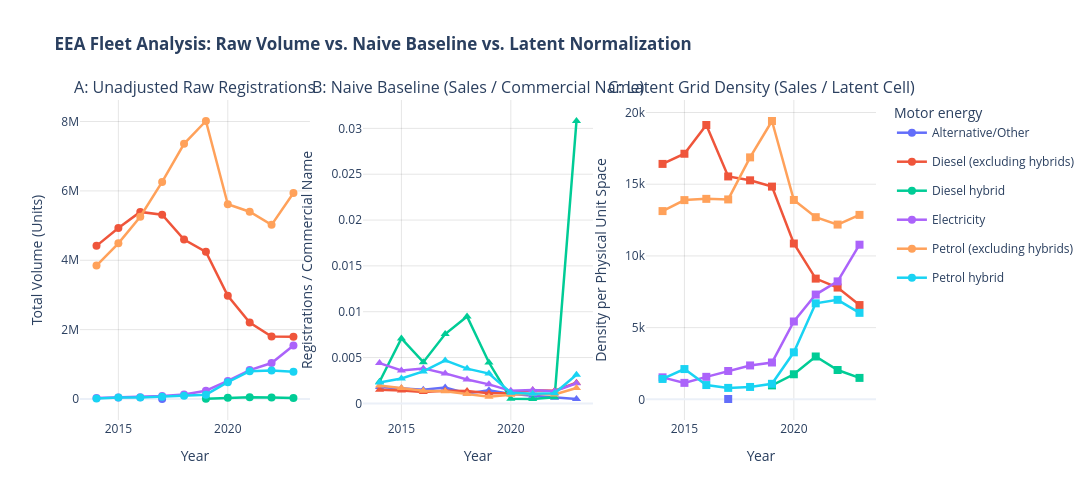

The code cell stored with this chart in its notebook:
### Code cell
import plotly.graph_objects as go
from plotly.subplots import make_subplots
import plotly.express as px

norm_summary = norm_summary.sort_values(["Motor energy", "TIME_PERIOD"])
baseline_summary = baseline_summary.toPandas().sort_values(["Motor energy", "TIME_PERIOD"])

all_powertrains = sorted(list(
    set(norm_summary["Motor energy"].unique()).union(set(baseline_summary["Motor energy"].unique()))
))
colors = px.colors.qualitative.Plotly
color_map = {ptype: colors[i % len(colors)] for i, ptype in enumerate(all_powertrains)}

fig = make_subplots(
    rows=1, cols=3,
    subplot_titles=(
        "A: Unadjusted Raw Registrations",
        "B: Naive Baseline (Sales / Commercial Name)",
        "C: Latent Grid Density (Sales / Latent Cell)"
    ),
    shared_xaxes=True
)

for ptype in all_powertrains:
    df_norm = norm_summary[norm_summary["Motor energy"] == ptype]
    df_base = baseline_summary[baseline_summary["Motor energy"] == ptype]
    
    if not df_norm.empty:
        fig.add_trace(
            go.Scatter(
                x=df_norm["TIME_PERIOD"],
                y=df_norm["total_raw_registrations"],
                mode="lines+markers",
                name=ptype,
                legendgroup=ptype,
                showlegend=True,
                line=dict(color=color_map[ptype], width=2.5),
                marker=dict(symbol="circle", size=8),
                connectgaps=True
            ),
            row=1, col=1
        )
    
    if not df_base.empty:
        fig.add_trace(
            go.Scatter(
                x=df_base["TIME_PERIOD"],
                y=df_base["baseline_normalized_registrations"],
                mode="lines+markers",
                name=ptype,
                legendgroup=ptype,
                showlegend=False,
                line=dict(color=color_map[ptype], width=2.5),
                marker=dict(symbol="triangle-up", size=8),
                connectgaps=True
            ),
            row=1, col=2
        )
    
    if not df_norm.empty:
        fig.add_trace(
            go.Scatter(
                x=df_norm["TIME_PERIOD"],
                y=df_norm["normalized_registrations"],
                mode="lines+markers",
                name=ptype,
                legendgroup=ptype,
                showlegend=False,
                line=dict(color=color_map[ptype], width=2.5),
                marker=dict(symbol="square", size=8),
                connectgaps=True
            ),
            row=1, col=3
        )

fig.update_xaxes(title_text="Year", gridcolor="rgba(0,0,0,0.1)")
fig.update_yaxes(title_text="Total Volume (Units)", row=1, col=1, gridcolor="rgba(0,0,0,0.1)")
fig.update_yaxes(title_text="Registrations / Commercial Name", row=1, col=2, gridcolor="rgba(0,0,0,0.1)")
fig.update_yaxes(title_text="Density per Physical Unit Space", row=1, col=3, gridcolor="rgba(0,0,0,0.1)")

fig.update_layout(
    title_text="<b>EEA Fleet Analysis: Raw Volume vs. Naive Baseline vs. Latent Normalization</b>",
    template="plotly_white",
    height=500,
    width=1350,
    legend_title_text="Motor energy",
    hovermode="x unified"
)

fig.show()

### Figure 1 — Plotly figure (JSON) as saved in the notebook; plotly's stock layout.template omitted (floating-point values rounded to 4 significant figures)
{"data": [{"connectgaps": true, "legendgroup": "Alternative/Other", "line": {"color": "#636EFA", "width": 2.5}, "marker": {"size": 8, "symbol": "circle"}, "mode": "lines+markers", "name": "Alternative/Other", "showlegend": true, "type": "scatter", "x": [2017], "xaxis": "x", "y": [48], "yaxis": "y"}, {"connectgaps": true, "legendgroup": "Alternative/Other", "line": {"color": "#636EFA", "width": 2.5}, "marker": {"size": 8, "symbol": "triangle-up"}, "mode": "lines+markers", "name": "Alternative/Other", "showlegend": false, "type": "scatter", "x": [2014, 2015, 2016, 2017, 2018, 2019, 2020, 2021, 2022, 2023], "xaxis": "x2", "y": [0.001799, 0.001648, 0.001495, 0.001732, 0.001091, 0.001432, 0.001037, 0.0008216, 0.0006199, 0.0004779], "yaxis": "y2"}, {"connectgaps": true, "legendgroup": "Alternative/Other", "line": {"color": "#636EFA", "width": 2.5}, "marker": {"size": 8, "symbol": "square"}, "mode": "lines+markers", "name": "Alternative/Other", "showlegend": false, "type": "scatter", "x": [2017], "xaxis": "x3", "y": [24.0], "yaxis": "y3"}, {"connectgaps": true, "legendgroup": "Diesel (excluding hybrids)", "line": {"color": "#EF553B", "width": 2.5}, "marker": {"size": 8, "symbol": "circle"}, "mode": "lines+markers", "name": "Diesel (excluding hybrids)", "showlegend": true, "type": "scatter", "x": [2014, 2015, 2016, 2017, 2018, 2019, 2020, 2021, 2022, 2023], "xaxis": "x", "y": [4415840, 4931795, 5394506, 5315575, 4596878, 4242543, 2977226, 2205372, 1800568, 1794821], "yaxis": "y"}, {"connectgaps": true, "legendgroup": "Diesel (excluding hybrids)", "line": {"color": "#EF553B", "width": 2.5}, "marker": {"size": 8, "symbol": "triangle-up"}, "mode": "lines+markers", "name": "Diesel (excluding hybrids)", "showlegend": false, "type": "scatter", "x": [2014, 2015, 2016, 2017, 2018, 2019, 2020, 2021, 2022, 2023], "xaxis": "x2", "y": [0.001489, 0.001416, 0.001231, 0.001369, 0.001356, 0.001095, 0.00113, 0.001428, 0.001377, 0.002257], "yaxis": "y2"}, {"connectgaps": true, "legendgroup": "Diesel (excluding hybrids)", "line": {"color": "#EF553B", "width": 2.5}, "marker": {"size": 8, "symbol": "square"}, "mode": "lines+markers", "name": "Diesel (excluding hybrids)", "showlegend": false, "type": "scatter", "x": [2014, 2015, 2016, 2017, 2018, 2019, 2020, 2021, 2022, 2023], "xaxis": "x3", "y": [16420.0, 17120.0, 19130.0, 15540.0, 15270.0, 14830.0, 10870.0, 8417.0, 7795.0, 6574.0], "yaxis": "y3"}, {"connectgaps": true, "legendgroup": "Diesel hybrid", "line": {"color": "#00CC96", "width": 2.5}, "marker": {"size": 8, "symbol": "circle"}, "mode": "lines+markers", "name": "Diesel hybrid", "showlegend": true, "type": "scatter", "x": [2019, 2020, 2021, 2022, 2023], "xaxis": "x", "y": [10698, 38465, 53783, 40920, 26912], "yaxis": "y"}, {"connectgaps": true, "legendgroup": "Diesel hybrid", "line": {"color": "#00CC96", "width": 2.5}, "marker": {"size": 8, "symbol": "triangle-up"}, "mode": "lines+markers", "name": "Diesel hybrid", "showlegend": false, "type": "scatter", "x": [2014, 2015, 2016, 2017, 2018, 2019, 2020, 2021, 2022, 2023], "xaxis": "x2", "y": [0.002356, 0.007076, 0.004494, 0.007568, 0.009486, 0.004456, 0.0005176, 0.0004821, 0.0006569, 0.03081], "yaxis": "y2"}, {"connectgaps": true, "legendgroup": "Diesel hybrid", "line": {"color": "#00CC96", "width": 2.5}, "marker": {"size": 8, "symbol": "square"}, "mode": "lines+markers", "name": "Diesel hybrid", "showlegend": false, "type": "scatter", "x": [2019, 2020, 2021, 2022, 2023], "xaxis": "x3", "y": [972.5, 1748.0, 2988.0, 2046.0, 1495.0], "yaxis": "y3"}, {"connectgaps": true, "legendgroup": "Electricity", "line": {"color": "#AB63FA", "width": 2.5}, "marker": {"size": 8, "symbol": "circle"}, "mode": "lines+markers", "name": "Electricity", "showlegend": true, "type": "scatter", "x": [2014, 2015, 2016, 2017, 2018, 2019, 2020, 2021, 2022, 2023], "xaxis": "x", "y": [30680, 45951, 53380, 83082, 132379, 238923, 521165, 832917, 1036295, 1541898], "yaxis": "y"}, {"connectgaps": true, "legendgroup": "Electricity", "line": {"color": "#AB63FA", "width": 2.5}, "marker": {"size": 8, "symbol": "triangle-up"}, "mode": "lines+markers", "name": "Electricity", "showlegend": false, "type": "scatter", "x": [2014, 2015, 2016, 2017, 2018, 2019, 2020, 2021, 2022, 2023], "xaxis": "x2", "y": [0.004393, 0.003588, 0.003817, 0.003269, 0.002598, 0.002074, 0.001368, 0.001461, 0.001337, 0.002195], "yaxis": "y2"}, {"connectgaps": true, "legendgroup": "Electricity", "line": {"color": "#AB63FA", "width": 2.5}, "marker": {"size": 8, "symbol": "square"}, "mode": "lines+markers", "name": "Electricity", "showlegend": false, "type": "scatter", "x": [2014, 2015, 2016, 2017, 2018, 2019, 2020, 2021, 2022, 2023], "xaxis": "x3", "y": [1534.0, 1149.0, 1570.0, 1978.0, 2364.0, 2569.0, 5429.0, 7306.0, 8225.0, 10780.0], "yaxis": "y3"}, {"connectgaps": true, "legendgroup": "Petrol (excluding hybrids)", "line": {"color": "#FFA15A", "width": 2.5}, "marker": {"size": 8, "symbol": "circle"}, "mode": "lines+markers", "name": "Petrol (excluding hybrids)", "showlegend": true, "type": "scatter", "x": [2014, 2015, 2016, 2017, 2018, 2019, 2020, 2021, 2022, 2023], "xaxis": "x", "y": [3846113, 4487322, 5256044, 6258941, 7356032, 8015524, 5616702, 5398573, 5020825, 5941980], "yaxis": "y"}, {"connectgaps": true, "legendgroup": "Petrol (excluding hybrids)", "line": {"color": "#FFA15A", "width": 2.5}, "marker": {"size": 8, "symbol": "triangle-up"}, "mode": "lines+markers", "name": "Petrol (excluding hybrids)", "showlegend": false, "type": "scatter", "x": [2014, 2015, 2016, 2017, 2018, 2019, 2020, 2021, 2022, 2023], "xaxis": "x2", "y": [0.001962, 0.001673, 0.001371, 0.001314, 0.001017, 0.0007208, 0.0009284, 0.00104, 0.0009661, 0.001679], "yaxis": "y2"}, {"connectgaps": true, "legendgroup": "Petrol (excluding hybrids)", "line": {"color": "#FFA15A", "width": 2.5}, "marker": {"size": 8, "symbol": "square"}, "mode": "lines+markers", "name": "Petrol (excluding hybrids)", "showlegend": false, "type": "scatter", "x": [2014, 2015, 2016, 2017, 2018, 2019, 2020, 2021, 2022, 2023], "xaxis": "x3", "y": [13130.0, 13890.0, 13980.0, 13940.0, 16870.0, 19410.0, 13900.0, 12700.0, 12190.0, 12860.0], "yaxis": "y3"}, {"connectgaps": true, "legendgroup": "Petrol hybrid", "line": {"color": "#19D3F3", "width": 2.5}, "marker": {"size": 8, "symbol": "circle"}, "mode": "lines+markers", "name": "Petrol hybrid", "showlegend": true, "type": "scatter", "x": [2014, 2015, 2016, 2017, 2018, 2019, 2020, 2021, 2022, 2023], "xaxis": "x", "y": [17067, 44341, 39857, 61422, 92437, 124562, 485148, 803302, 818975, 784118], "yaxis": "y"}, {"connectgaps": true, "legendgroup": "Petrol hybrid", "line": {"color": "#19D3F3", "width": 2.5}, "marker": {"size": 8, "symbol": "triangle-up"}, "mode": "lines+markers", "name": "Petrol hybrid", "showlegend": false, "type": "scatter", "x": [2014, 2015, 2016, 2017, 2018, 2019, 2020, 2021, 2022, 2023], "xaxis": "x2", "y": [0.002284, 0.002716, 0.003487, 0.004691, 0.003793, 0.003254, 0.001171, 0.001057, 0.001102, 0.003131], "yaxis": "y2"}, {"connectgaps": true, "legendgroup": "Petrol hybrid", "line": {"color": "#19D3F3", "width": 2.5}, "marker": {"size": 8, "symbol": "square"}, "mode": "lines+markers", "name": "Petrol hybrid", "showlegend": false, "type": "scatter", "x": [2014, 2015, 2016, 2017, 2018, 2019, 2020, 2021, 2022, 2023], "xaxis": "x3", "y": [1422.0, 2111.0, 996.4, 797.7, 863.9, 1083.0, 3278.0, 6694.0, 6940.0, 6032.0], "yaxis": "y3"}], "layout": {"annotations": [{"font": {"size": 16}, "showarrow": false, "text": "A: Unadjusted Raw Registrations", "x": 0.1444, "xanchor": "center", "xref": "paper", "y": 1, "yanchor": "bottom", "yref": "paper"}, {"font": {"size": 16}, "showarrow": false, "text": "B: Naive Baseline (Sales / Commercial Name)", "x": 0.5, "xanchor": "center", "xref": "paper", "y": 1, "yanchor": "bottom", "yref": "paper"}, {"font": {"size": 16}, "showarrow": false, "text": "C: Latent Grid Density (Sales / Latent Cell)", "x": 0.8556, "xanchor": "center", "xref": "paper", "y": 1, "yanchor": "bottom", "yref": "paper"}], "height": 500, "hovermode": "x unified", "legend": {"title": {"text": "Motor energy"}}, "title": {"text": "<b>EEA Fleet Analysis: Raw Volume vs. Naive Baseline vs. Latent Normalization</b>"}, "width": 1350, "xaxis": {"anchor": "y", "domain": [0, 0.2889], "gridcolor": "rgba(0,0,0,0.1)", "title": {"text": "Year"}}, "xaxis2": {"anchor": "y2", "domain": [0.3556, 0.6444], "gridcolor": "rgba(0,0,0,0.1)", "title": {"text": "Year"}}, "xaxis3": {"anchor": "y3", "domain": [0.7111, 1], "gridcolor": "rgba(0,0,0,0.1)", "title": {"text": "Year"}}, "yaxis": {"anchor": "x", "domain": [0, 1], "gridcolor": "rgba(0,0,0,0.1)", "title": {"text": "Total Volume (Units)"}}, "yaxis2": {"anchor": "x2", "domain": [0, 1], "gridcolor": "rgba(0,0,0,0.1)", "title": {"text": "Registrations / Commercial Name"}}, "yaxis3": {"anchor": "x3", "domain": [0, 1], "gridcolor": "rgba(0,0,0,0.1)", "title": {"text": "Density per Physical Unit Space"}}}}
